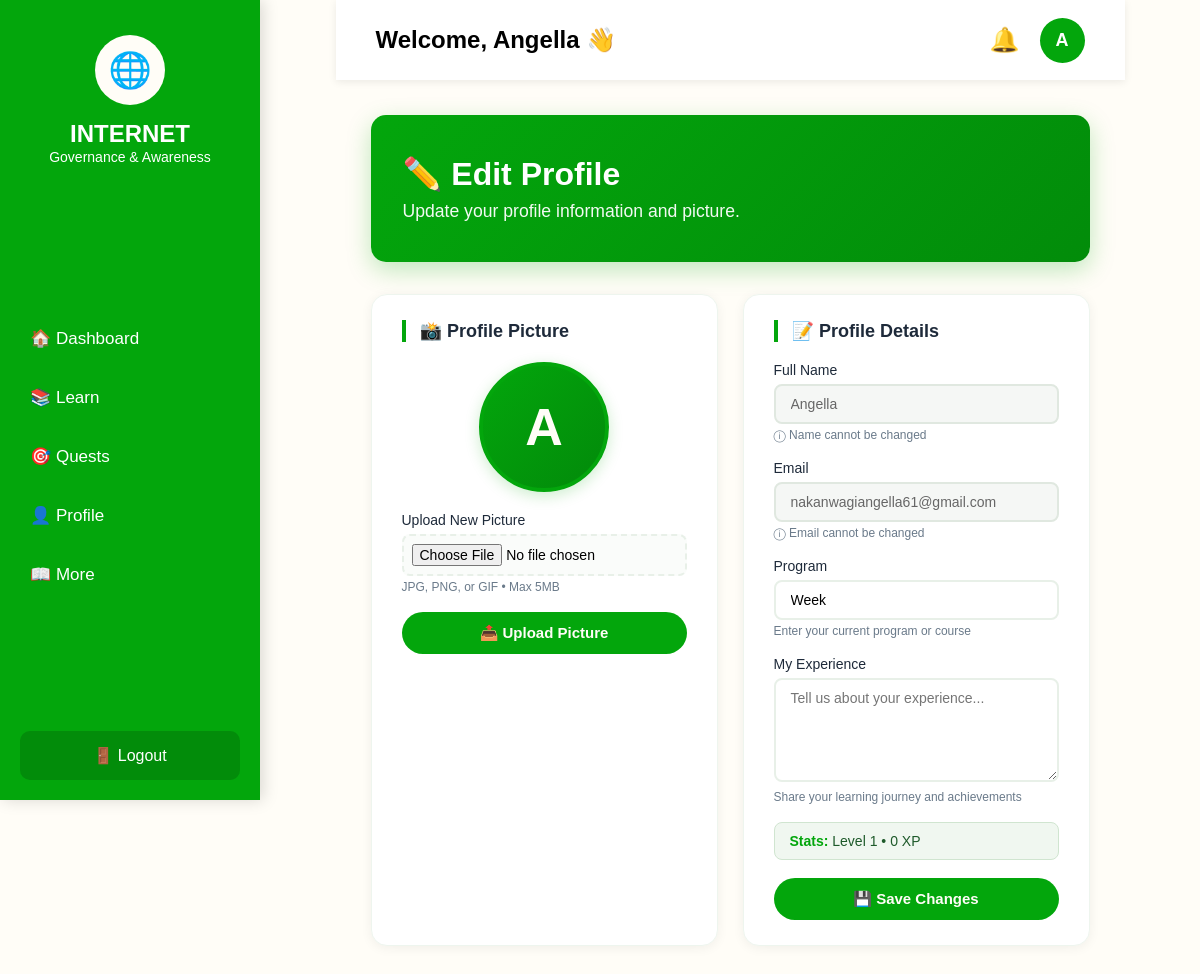
The page /user/edit_profile.php (signed in) on the database its author committed.
### tables this page shows
CREATE TABLE `users` (
  `id` int(11) NOT NULL,
  `fullname` varchar(100) NOT NULL,
  `email` varchar(100) NOT NULL,
  `password` varchar(255) NOT NULL,
  `role` enum('admin','user') DEFAULT 'user',
  `profile_picture` varchar(255) DEFAULT 'default.png',
  `xp` int(11) DEFAULT 0,
  `level` int(11) DEFAULT 1,
  `theme` enum('light','dark') DEFAULT 'light',
  `status` enum('active','inactive','blocked') DEFAULT 'active',
  `last_login` datetime DEFAULT NULL,
  `created_at` timestamp NOT NULL DEFAULT current_timestamp(),
  `updated_at` timestamp NOT NULL DEFAULT current_timestamp() ON UPDATE current_timestamp(),
  `program` enum('Week','Weekend') NOT NULL DEFAULT 'Week',
  `experience` text DEFAULT NULL,
  `date_joined` timestamp NOT NULL DEFAULT current_timestamp()
);

### user/edit_profile.php (the view, shortened to what this page needs)
<?php
require_once("../core.php");
$user_id = $_SESSION['user_id'];
$stmt = $conn->prepare("
    SELECT id, fullname, email, profile_picture, program, experience, xp, level
    FROM users
    WHERE id = ?
");
$stmt->bind_param("i", $user_id);
$stmt->execute();
$user = $stmt->get_result()->fetch_assoc();
?>
<!DOCTYPE html>
<html lang="en">
<head>
    <link rel="stylesheet" href="../assets/style.css">
    <link rel="stylesheet" href="../assets/profile.css">
    <link rel="stylesheet" href="../assets/edit profile.css">
</head>
<body>
<?php require_once("../includes/sidebar.php"); ?>
<div class="main">
    <?php require_once("../includes/navbar.php"); ?>
    <div class="content">
        <div class="dashboard-hero">
            <h1>✏️ Edit Profile</h1>
            <p>Update your profile information and picture.</p>
        </div>
        <div class="edit-profile-page">
            <div class="edit-profile-card profile-picture-card">
                <h3 class="profile-section-title">📸 Profile Picture</h3>
                <div class="profile-picture-preview">
                    <?php if ($user['profile_picture'] != 'default.png'): ?>
                        <img src="../uploads/<?php echo htmlspecialchars($user['profile_picture']); ?>" class="profile-picture-img">
                    <?php else: ?>
                        <div class="profile-avatar-stub">
                            <?php echo strtoupper(substr($user['fullname'], 0, 1)); ?>
                        </div>
                    <?php endif; ?>
                </div>
                <form method="POST" enctype="multipart/form-data">
                    <div class="input-group">
                        <label>Upload New Picture</label>
                        <input type="file" name="profile_picture" accept="image/*" class="file-input">
                        <small class="input-note">JPG, PNG, or GIF • Max 5MB</small>
                    </div>
                    <button type="submit" class="action-btn primary">📤 Upload Picture</button>
                </form>
            </div>
            <div class="edit-profile-card profile-details-card">
                <h3 class="profile-section-title">📝 Profile Details</h3>
                <form method="POST">
                    <div class="input-group">
                        <label>Full Name</label>
                        <input type="text" value="<?php echo htmlspecialchars($user['fullname']); ?>" class="disabled-input" disabled>
                        <small class="input-note">ⓘ Name cannot be changed</small>
                    </div>
                    <div class="input-group">
                        <label>Email</label>
                        <input type="email" value="<?php echo htmlspecialchars($user['email']); ?>" class="disabled-input" disabled>
                        <small class="input-note">ⓘ Email cannot be changed</small>
                    </div>
                    <div class="input-group">
                        <label>Program</label>
                        <input type="text" name="program" placeholder="e.g., Internet Governance, Web Development" value="<?php echo htmlspecialchars($user['program'] ?? ''); ?>">
                        <small class="input-note">Enter your current program or course</small>
                    </div>
                    <div class="input-group">
                        <label>My Experience</label>
                        <textarea name="experience" placeholder="Tell us about your experience..." rows="5"><?php echo htmlspecialchars($user['experience'] ?? ''); ?></textarea>
                        <small class="input-note">Share your learning journey and achievements</small>
                    </div>
                    <div class="stats-note">
                        <p>
                            <strong>Stats:</strong> Level <?php echo $user['level']; ?> • <?php echo $user['xp']; ?> XP
                        </p>
                    </div>
                    <button type="submit" class="action-btn primary">💾 Save Changes</button>
                </form>
            </div>
        </div>
    </div>
</div>
</body>
</html>

### assets/style.css (style rules this page uses)
* { margin:0; padding:0; box-sizing:border-box; font-family:Arial, Helvetica, sans-serif; }
body { background:#f5f7fb; display:flex; justify-content:center; align-items:center; min-height:100vh; }
.input-group { margin-bottom:18px; }
.input-group label { display:block; margin-bottom:6px; font-weight:bold; }
.input-group input { width:100%; padding:12px; border:1px solid #ccc; border-radius:8px; outline:none; }
.dashboard-hero { background: linear-gradient(135deg, #03a60c 0%, #028c0a 100%); color: white; padding: 2.5rem 2rem; border-radius: 15px; margin-bottom: 2rem; box-shadow: 0 8px 25px rgba(3, 166, 12, 0.25); }
.dashboard-hero h1 { font-size: 2rem; margin-bottom: 0.5rem; font-weight: 600; }
.dashboard-hero p { opacity: 0.95; font-size: 1.1rem; font-weight: 300; }
.action-btn.primary { background: #03a60c; color: white; }
body { margin:0; background:#fffdf7; font-family:'Poppins',sans-serif; }
.main { margin-left:260px; }
.content { padding:35px; }

### assets/edit profile.css (style rules this page uses)
.edit-profile-page { display: grid; grid-template-columns: 1fr 1fr; gap: 25px; margin-top: 20px; }
.edit-profile-card { background: #ffffff; border-radius: 16px; padding: 25px 30px; box-shadow: 0 2px 12px rgba(0, 0, 0, 0.06); border: 1px solid #eef5ee; transition: all 0.3s ease; }
.profile-section-title { font-size: 18px; font-weight: 600; color: #1e2a3a; border-left: 4px solid #03a60c; padding-left: 14px; margin-bottom: 20px; margin-top: 0; }
.profile-picture-preview { text-align: center; margin-bottom: 20px; }
.profile-avatar-stub { width: 130px; height: 130px; border-radius: 50%; background: linear-gradient(135deg, #03a60c 0%, #028a0a 100%); display: inline-flex; align-items: center; justify-content: center; font-size: 52px; font-weight: 700; color: #fffdf7; border: 4px solid #03a60c; box-shadow: 0 4px 15px rgba(3, 166, 12, 0.2); transition: all 0.3s ease; }
.input-group { margin-bottom: 18px; }
.input-group label { display: block; font-weight: 500; margin-bottom: 6px; color: #1e2a3a; font-size: 14px; }
.input-group input, .input-group textarea { width: 100%; padding: 10px 15px; border: 2px solid #e8f0e8; border-radius: 8px; font-size: 14px; transition: all 0.3s ease; font-family: inherit; box-sizing: border-box; }
.input-group .disabled-input { background: #f5f7f5; color: #666; cursor: not-allowed; border-color: #e0e8e0; }
.input-group .file-input { padding: 8px; border: 2px dashed #e8f0e8; border-radius: 8px; background: #fafcfa; cursor: pointer; width: 100%; }
.input-note { display: block; color: #6a7a8a; font-size: 12px; margin-top: 4px; }
.stats-note { background: #f0f7f0; padding: 10px 15px; border-radius: 8px; margin-bottom: 18px; border: 1px solid #d0e5d0; }
.stats-note p { margin: 0; color: #1e5a2a; font-size: 14px; }
.stats-note strong { color: #03a60c; }
.action-btn { padding: 12px 30px; border: none; border-radius: 30px; font-size: 15px; font-weight: 600; cursor: pointer; transition: all 0.3s ease; display: inline-flex; align-items: center; gap: 8px; width: 100%; justify-content: center; }
.action-btn.primary { background: #03a60c; color: #fffdf7; }
.edit-profile-card { animation: fadeInUp 0.5s ease forwards; }
.edit-profile-card:nth-child(2) { animation-delay: 0.1s; }

### rows shown on the page
users: fullname "A", fullname "Angella", email "nakanwagiangella61@gmail.com", program "Week", level "1", xp "0"

### other values the page prints
$_SESSION['fullname'] "Angella"
substr($_SESSION['fullname'],0,1) "A"
